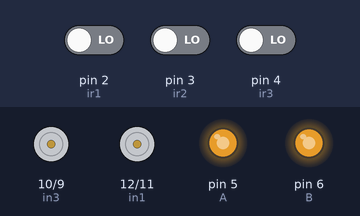
The sketch below on a simulated Arduino Uno, built with avr-gcc and run on an emulated ATmega328P. On the bench: motor-driver pin pairs drawn as motors (green arrow = first pin HIGH = forward, orange = second pin HIGH = backward, longer = more drive), output pins drawn as LEDs (lit = HIGH). The inputs (shaded band) are chosen by the test bench; at power-on: pin 3 (ir2) LOW, pin 2 (ir1) LOW, pin 4 (ir3) LOW.

Above: at 1.2 s.
1.3 s: pin 3 (ir2) driven HIGH
At 3.5 s:
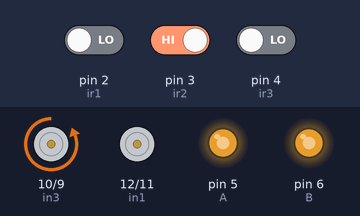
4.3 s: pin 2 (ir1) driven HIGH
At 5.2 s:
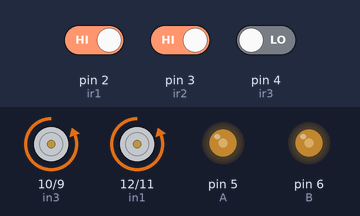
5.8 s: pin 2 (ir1) driven LOW
At 6.3 s:
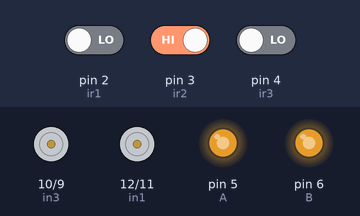
7.3 s: pin 4 (ir3) driven HIGH
At 9.3 s:
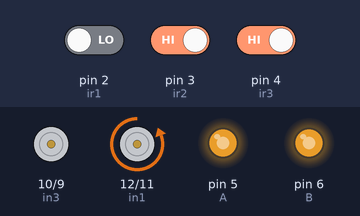
10.3 s: pin 4 (ir3) driven LOW
At 11.3 s:
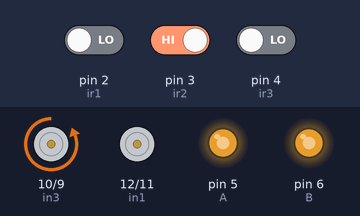
Timing chart, 0 to 14.0 s (numbered marks = the images above; inputs shaded):
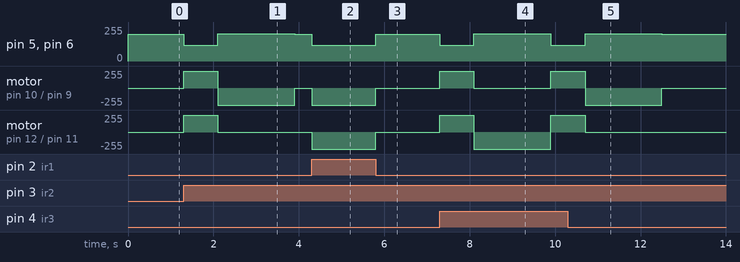

Measured:
- after the input at 1.3 s, pin 5 (A), pin 6 (B): 200/255 → 120/255 at once, → 205/255 0.80 s later, → 200/255 1.8 s later; motor on pin 10 (in3) / pin 9 (in4): stopped → forward 255/255 at once, → backward 255/255 0.80 s later, → stopped 1.8 s later; motor on pin 12 (in1) / pin 11 (in2): stopped → forward 255/255 at once, → stopped 0.80 s later
- after the input at 4.3 s, pin 5 (A), pin 6 (B): 200/255 → 120/255 at once; motor on pin 10 (in3) / pin 9 (in4), motor on pin 12 (in1) / pin 11 (in2): stopped → backward 255/255 at once
- after the input at 5.8 s, pin 5 (A), pin 6 (B): 120/255 → 200/255 at once; motor on pin 10 (in3) / pin 9 (in4), motor on pin 12 (in1) / pin 11 (in2): backward 255/255 → stopped at once
- after the input at 7.3 s, pin 5 (A), pin 6 (B): 200/255 → 120/255 at once, → 205/255 0.80 s later, → 120/255 1.8 s later
- after the input at 10.3 s, motor on pin 12 (in1) / pin 11 (in2): goes on until 10.7 s, then stays stopped

The sketch:

Room_Cleaner.ino.ino
```cpp
int r=0;
const int A = 5;
const int B = 6;
const int in1 = 12;
const int in2 = 11;
const int in3 = 10;
const int in4 = 9;

const int ir1 = 2;//front
const int ir2 = 3;
const int ir3 = 4;
//const int ir4 = 7;//back

void setup() {
  pinMode(A, OUTPUT);
  pinMode(B, OUTPUT);
  pinMode(in1, OUTPUT);
  pinMode(in2, OUTPUT);
  pinMode(in3, OUTPUT);
  pinMode(in4, OUTPUT);

}

void loop() {

if (digitalRead(ir1)){
  moveforward();
 // delay(1000);
}
else if( check_ir(ir1) && digitalRead(ir2) && (r == 1|| r == 0)){
  moveback();
  delay(800);
  turnright();
  delay(1800);
  r = 2;
}
else if( check_ir(ir1) && digitalRead(ir3) ){
  moveback();
  delay(800);
  turnleft();
  delay(1800);
  r = 1;
}
else{
  stop();
  return 0;
}


}

void moveback() {
  digitalWrite(in1, HIGH);
  digitalWrite(in2, LOW);
  analogWrite(A, 120);
  analogWrite(B, 120);
  digitalWrite(in3, HIGH);
  digitalWrite(in4, LOW);

}
void turnright() {
  digitalWrite(in2, 0);
  digitalWrite(in1, LOW);
  analogWrite(A, 205);
  analogWrite(B, 205);
  digitalWrite(in4, 1);
  digitalWrite(in3, 0);
}
// Function to stop the robot
void turnleft() {
  digitalWrite(in1, 0);
  digitalWrite(in2, 1);
  analogWrite(A, 205);
  analogWrite(B, 205);
  digitalWrite(in3, LOW);
  digitalWrite(in4, LOW);
}
void stop(){
  digitalWrite(in1, LOW);
  digitalWrite(in2, LOW);
  analogWrite(A, 200);
  analogWrite(B, 200);
  digitalWrite(in3, LOW);
  digitalWrite(in4, LOW);
}
void moveforward(){
  digitalWrite(in1, 0);
  digitalWrite(in2, 1);
  analogWrite(A, 120);
  analogWrite(B, 120);
  digitalWrite(in3, 0);
  digitalWrite(in4, 1);
}


int check_ir( int ir_pin ){
  int val = digitalRead(ir_pin);
  if (val==0){
    return 1;
  }
  else{
    return 0;
  }
}
```
